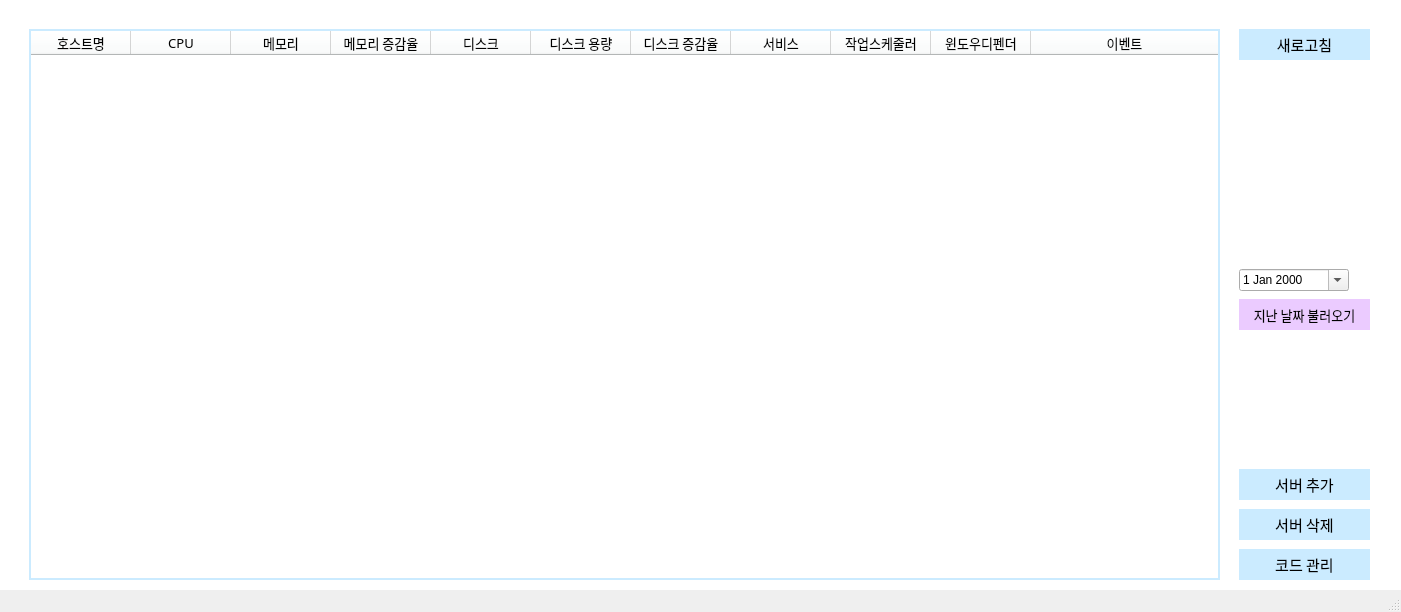
<?xml version="1.0" encoding="UTF-8"?>
<ui version="4.0">
 <class>MainWindow</class>
 <widget class="QMainWindow" name="MainWindow">
  <property name="geometry">
   <rect>
    <x>0</x>
    <y>0</y>
    <width>1401</width>
    <height>612</height>
   </rect>
  </property>
  <property name="windowTitle">
   <string>MainWindow</string>
  </property>
  <widget class="QWidget" name="centralwidget">
   <property name="styleSheet">
    <string notr="true">#centralwidget {
	background: white;
}</string>
   </property>
   <layout class="QGridLayout" name="gridLayout">
    <item row="0" column="0">
     <widget class="QWidget" name="widget" native="true">
      <widget class="QTableWidget" name="tableWgt1">
       <property name="geometry">
        <rect>
         <x>20</x>
         <y>20</y>
         <width>1191</width>
         <height>551</height>
        </rect>
       </property>
       <property name="styleSheet">
        <string notr="true">#tableWgt1 {
	border: 2px solid rgb(203, 235, 255);
}

QTableWidget QHeaderView {
	background: rgb(250, 255, 255);
}</string>
       </property>
       <property name="editTriggers">
        <set>QAbstractItemView::NoEditTriggers</set>
       </property>
       <attribute name="horizontalHeaderShowSortIndicator" stdset="0">
        <bool>true</bool>
       </attribute>
       <attribute name="horizontalHeaderStretchLastSection">
        <bool>true</bool>
       </attribute>
       <attribute name="verticalHeaderVisible">
        <bool>false</bool>
       </attribute>
       <column>
        <property name="text">
         <string>호스트명</string>
        </property>
        <property name="font">
         <font>
          <family>NanumGothic</family>
          <pointsize>10</pointsize>
          <weight>50</weight>
          <bold>false</bold>
         </font>
        </property>
       </column>
       <column>
        <property name="text">
         <string>CPU</string>
        </property>
        <property name="font">
         <font>
          <family>NanumGothic</family>
          <pointsize>10</pointsize>
          <weight>50</weight>
          <bold>false</bold>
         </font>
        </property>
       </column>
       <column>
        <property name="text">
         <string>메모리</string>
        </property>
        <property name="font">
         <font>
          <family>NanumGothic</family>
          <pointsize>10</pointsize>
          <weight>50</weight>
          <bold>false</bold>
         </font>
        </property>
       </column>
       <column>
        <property name="text">
         <string>메모리 증감율</string>
        </property>
        <property name="font">
         <font>
          <family>NanumGothic</family>
          <pointsize>10</pointsize>
          <weight>50</weight>
          <bold>false</bold>
         </font>
        </property>
       </column>
       <column>
        <property name="text">
         <string>디스크</string>
        </property>
        <property name="font">
         <font>
          <family>NanumGothic</family>
          <pointsize>10</pointsize>
          <weight>50</weight>
          <bold>false</bold>
         </font>
        </property>
       </column>
       <column>
        <property name="text">
         <string>디스크 용량</string>
        </property>
        <property name="font">
         <font>
          <family>NanumGothic</family>
          <pointsize>10</pointsize>
          <weight>50</weight>
          <bold>false</bold>
         </font>
        </property>
       </column>
       <column>
        <property name="text">
         <string>디스크 증감율</string>
        </property>
        <property name="font">
         <font>
          <family>NanumGothic</family>
          <pointsize>10</pointsize>
          <weight>50</weight>
          <bold>false</bold>
         </font>
        </property>
       </column>
       <column>
        <property name="text">
         <string>서비스</string>
        </property>
        <property name="font">
         <font>
          <family>NanumGothic</family>
          <pointsize>10</pointsize>
          <weight>50</weight>
          <bold>false</bold>
         </font>
        </property>
       </column>
       <column>
        <property name="text">
         <string>작업스케줄러</string>
        </property>
        <property name="font">
         <font>
          <family>NanumGothic</family>
          <pointsize>10</pointsize>
          <weight>50</weight>
          <bold>false</bold>
         </font>
        </property>
       </column>
       <column>
        <property name="text">
         <string>윈도우디펜더</string>
        </property>
        <property name="font">
         <font>
          <family>NanumGothic</family>
          <pointsize>10</pointsize>
          <weight>50</weight>
          <bold>false</bold>
         </font>
        </property>
       </column>
       <column>
        <property name="text">
         <string>이벤트</string>
        </property>
        <property name="font">
         <font>
          <family>NanumGothic</family>
          <pointsize>10</pointsize>
          <weight>50</weight>
          <bold>false</bold>
         </font>
        </property>
       </column>
      </widget>
      <widget class="QToolButton" name="toolBtn3">
       <property name="geometry">
        <rect>
         <x>1230</x>
         <y>500</y>
         <width>131</width>
         <height>31</height>
        </rect>
       </property>
       <property name="font">
        <font>
         <family>NanumGothic</family>
         <pointsize>11</pointsize>
        </font>
       </property>
       <property name="styleSheet">
        <string notr="true">QToolButton {
	border: 2px solid rgb(203, 235, 255);
	background: rgb(203, 235, 255);
}</string>
       </property>
       <property name="text">
        <string>서버 삭제</string>
       </property>
      </widget>
      <widget class="QToolButton" name="toolBtn1">
       <property name="geometry">
        <rect>
         <x>1230</x>
         <y>20</y>
         <width>131</width>
         <height>31</height>
        </rect>
       </property>
       <property name="font">
        <font>
         <family>NanumGothic</family>
         <pointsize>11</pointsize>
        </font>
       </property>
       <property name="styleSheet">
        <string notr="true">QToolButton {
	border: 2px solid rgb(203, 235, 255);
	background: rgb(203, 235, 255);
}</string>
       </property>
       <property name="text">
        <string>새로고침</string>
       </property>
      </widget>
      <widget class="QToolButton" name="toolBtn2">
       <property name="geometry">
        <rect>
         <x>1230</x>
         <y>460</y>
         <width>131</width>
         <height>31</height>
        </rect>
       </property>
       <property name="font">
        <font>
         <family>NanumGothic</family>
         <pointsize>11</pointsize>
        </font>
       </property>
       <property name="styleSheet">
        <string notr="true">QToolButton {
	border: 2px solid rgb(203, 235, 255);
	background: rgb(203, 235, 255);
}</string>
       </property>
       <property name="text">
        <string>서버 추가</string>
       </property>
      </widget>
      <widget class="QToolButton" name="toolBtn4">
       <property name="geometry">
        <rect>
         <x>1230</x>
         <y>290</y>
         <width>131</width>
         <height>31</height>
        </rect>
       </property>
       <property name="font">
        <font>
         <family>NanumGothic</family>
         <pointsize>10</pointsize>
        </font>
       </property>
       <property name="styleSheet">
        <string notr="true">#toolBtn4 {
	border: 2px solid rgb(235, 203, 255);
	background: rgb(235, 203, 255);
}</string>
       </property>
       <property name="text">
        <string>지난 날짜 불러오기</string>
       </property>
      </widget>
      <widget class="QDateEdit" name="dateEdit1">
       <property name="geometry">
        <rect>
         <x>1230</x>
         <y>260</y>
         <width>110</width>
         <height>22</height>
        </rect>
       </property>
       <property name="calendarPopup">
        <bool>true</bool>
       </property>
      </widget>
      <widget class="QToolButton" name="toolBtn5">
       <property name="geometry">
        <rect>
         <x>1230</x>
         <y>540</y>
         <width>131</width>
         <height>31</height>
        </rect>
       </property>
       <property name="font">
        <font>
         <family>NanumGothic</family>
         <pointsize>11</pointsize>
        </font>
       </property>
       <property name="styleSheet">
        <string notr="true">QToolButton {
	border: 2px solid rgb(203, 235, 255);
	background: rgb(203, 235, 255);
}</string>
       </property>
       <property name="text">
        <string>코드 관리</string>
       </property>
      </widget>
     </widget>
    </item>
   </layout>
  </widget>
  <widget class="QStatusBar" name="statusbar"/>
 </widget>
 <resources/>
 <connections/>
</ui>
